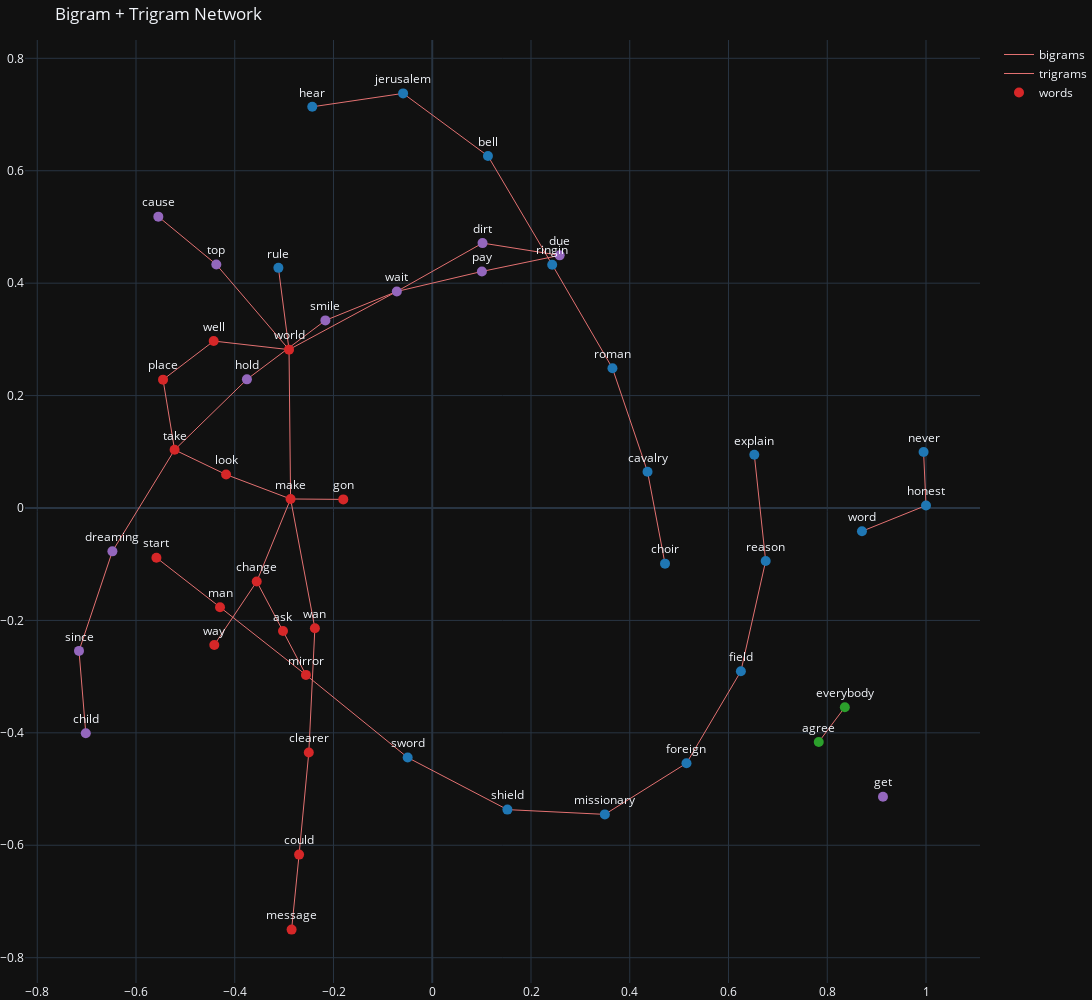

This figure's notebook cell:
### Code cell
draw_net(big_df, tri_df)

### Figure 1 — Plotly figure (JSON) as saved in the notebook; plotly's stock layout.template omitted (floating-point values rounded to 4 significant figures; data arrays with more than 128 entries replaced by an {"elided": "..."} marker saying what was removed)
{"data": [{"hoverinfo": "none", "line": {"color": "#e37171", "width": 1}, "mode": "lines", "name": "bigrams", "x": [-0.2869, -0.1802, null, -0.2901, -0.3116, null, -0.4299, -0.4299, null, 0.8356, 0.7828, null, 0.9129, 0.9129, null], "y": [0.01606, 0.01531, null, 0.2817, 0.4272, null, -0.1765, -0.1765, null, -0.3546, -0.4162, null, -0.5135, -0.5135, null], "type": "scatter"}, {"hoverinfo": "none", "line": {"color": "#e37171", "width": 1}, "mode": "lines", "name": "trigrams", "x": {"elided": "132 float values"}, "y": {"elided": "132 float values"}, "type": "scatter"}, {"hoverinfo": "text", "marker": {"color": ["#d62728", "#d62728", "#9467bd", "#d62728", "#d62728", "#d62728", "#d62728", "#d62728", "#d62728", "#d62728", "#d62728", "#d62728", "#d62728", "#d62728", "#d62728", "#d62728", "#1f77b4", "#2ca02c", "#2ca02c", "#d62728", "#d62728", "#9467bd", "#9467bd", "#9467bd", "#9467bd", "#9467bd", "#9467bd", "#9467bd", "#9467bd", "#9467bd", "#9467bd", "#9467bd", "#1f77b4", "#1f77b4", "#1f77b4", "#1f77b4", "#1f77b4", "#1f77b4", "#1f77b4", "#1f77b4", "#1f77b4", "#1f77b4", "#1f77b4", "#1f77b4", "#1f77b4", "#1f77b4", "#1f77b4", "#1f77b4", "#1f77b4"], "size": 10}, "mode": "markers+text", "name": "words", "text": ["make", "change", "top", "world", "man", "mirror", "ask", "way", "message", "could", "clearer", "wan", "well", "place", "take", "look", "rule", "everybody", "agree", "gon", "start", "cause", "wait", "pay", "due", "dirt", "smile", "hold", "dreaming", "since", "child", "get", "hear", "jerusalem", "bell", "ringin", "roman", "cavalry", "choir", "sword", "shield", "missionary", "foreign", "field", "reason", "explain", "never", "honest", "word"], "textposition": "top center", "x": [-0.2869, -0.3555, -0.4373, -0.2901, -0.4299, -0.2558, -0.3023, -0.4414, -0.2849, -0.2697, -0.25, -0.2377, -0.4427, -0.5453, -0.5218, -0.4175, -0.3116, 0.8356, 0.7828, -0.1802, -0.5587, -0.5548, -0.07176, 0.1006, 0.258, 0.1018, -0.2165, -0.3753, -0.6478, -0.7155, -0.7017, 0.9129, -0.243, -0.05905, 0.1128, 0.2429, 0.365, 0.436, 0.4714, -0.04978, 0.1522, 0.3495, 0.5149, 0.6251, 0.6753, 0.6523, 0.9951, 1.0, 0.8703], "y": [0.01606, -0.1309, 0.4331, 0.2817, -0.1765, -0.2969, -0.2189, -0.2436, -0.75, -0.6166, -0.435, -0.2139, 0.297, 0.2283, 0.1035, 0.05948, 0.4272, -0.3546, -0.4162, 0.01531, -0.08838, 0.5183, 0.3852, 0.4208, 0.4495, 0.4713, 0.3337, 0.2289, -0.07713, -0.2542, -0.4007, -0.5135, 0.7137, 0.7376, 0.6262, 0.4328, 0.2487, 0.06448, -0.09898, -0.444, -0.5366, -0.5451, -0.454, -0.2904, -0.09426, 0.09468, 0.09965, 0.004458, -0.04137], "type": "scatter"}], "layout": {"height": 1000, "hovermode": "closest", "margin": {"b": 0, "l": 0, "r": 0, "t": 40}, "showlegend": true, "title": {"text": "Bigram + Trigram Network"}, "width": 1300}}
